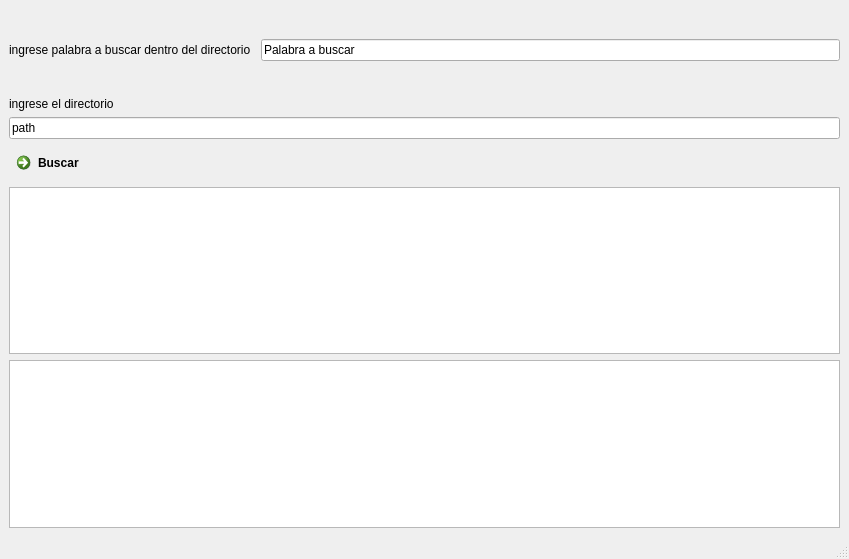
<?xml version="1.0" encoding="UTF-8"?>
<ui version="4.0">
 <class>MainWindow</class>
 <widget class="QMainWindow" name="MainWindow">
  <property name="geometry">
   <rect>
    <x>0</x>
    <y>0</y>
    <width>849</width>
    <height>559</height>
   </rect>
  </property>
  <property name="windowTitle">
   <string>MainWindow</string>
  </property>
  <widget class="QWidget" name="centralwidget">
   <layout class="QVBoxLayout" name="verticalLayout">
    <item>
     <layout class="QHBoxLayout" name="horizontalLayout">
      <property name="spacing">
       <number>10</number>
      </property>
      <property name="leftMargin">
       <number>0</number>
      </property>
      <property name="topMargin">
       <number>30</number>
      </property>
      <item>
       <widget class="QLabel" name="label">
        <property name="text">
         <string>ingrese palabra a buscar dentro del directorio</string>
        </property>
       </widget>
      </item>
      <item>
       <widget class="QLineEdit" name="lineEdit_2">
        <property name="text">
         <string>Palabra a buscar</string>
        </property>
       </widget>
      </item>
     </layout>
    </item>
    <item>
     <layout class="QVBoxLayout" name="verticalLayout_3">
      <property name="topMargin">
       <number>30</number>
      </property>
      <item>
       <widget class="QLabel" name="label_2">
        <property name="text">
         <string>ingrese el directorio</string>
        </property>
       </widget>
      </item>
      <item>
       <widget class="QLineEdit" name="lineEdit">
        <property name="enabled">
         <bool>true</bool>
        </property>
        <property name="text">
         <string>path</string>
        </property>
       </widget>
      </item>
      <item>
       <widget class="QCommandLinkButton" name="commandLinkButton">
        <property name="text">
         <string>Buscar</string>
        </property>
       </widget>
      </item>
     </layout>
    </item>
    <item>
     <widget class="QTableView" name="tableView">
      <property name="enabled">
       <bool>true</bool>
      </property>
     </widget>
    </item>
    <item>
     <layout class="QFormLayout" name="formLayout"/>
    </item>
    <item>
     <widget class="QTextEdit" name="textEdit">
      <property name="enabled">
       <bool>true</bool>
      </property>
      <property name="readOnly">
       <bool>true</bool>
      </property>
     </widget>
    </item>
   </layout>
  </widget>
  <widget class="QMenuBar" name="menubar">
   <property name="geometry">
    <rect>
     <x>0</x>
     <y>0</y>
     <width>849</width>
     <height>26</height>
    </rect>
   </property>
  </widget>
  <widget class="QStatusBar" name="statusbar"/>
 </widget>
 <resources/>
 <connections/>
</ui>
